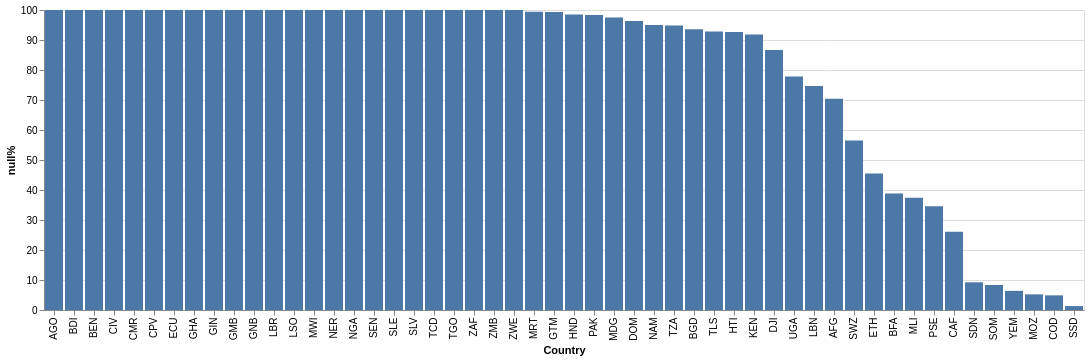

The code cell stored with this chart in its notebook:
### Code cell
alt.Chart(df_null).mark_bar().encode(
    x=alt.X("Country:N", sort="-y"),
    y="null%",
    tooltip=["Country","null%"]
)

### Figure 1 — Vega-Lite specification as saved in the notebook (floating-point values rounded to 4 significant figures)
{"config": {"view": {"continuousWidth": 300, "continuousHeight": 300}}, "data": {"name": "data-fda03bc2dbee9ce90cf04743d5a45b07"}, "mark": {"type": "bar"}, "encoding": {"tooltip": [{"field": "Country", "type": "nominal"}, {"field": "null%", "type": "quantitative"}], "x": {"field": "Country", "sort": "-y", "type": "nominal"}, "y": {"field": "null%", "type": "quantitative"}}, "$schema": "https://vega.github.io/schema/vega-lite/v6.4.1.json", "datasets": {"data-fda03bc2dbee9ce90cf04743d5a45b07": [{"Country": "AFG", "null%": 70.4}, {"Country": "AGO", "null%": 100.0}, {"Country": "BDI", "null%": 100.0}, {"Country": "BEN", "null%": 100.0}, {"Country": "BFA", "null%": 38.85}, {"Country": "BGD", "null%": 93.58}, {"Country": "CAF", "null%": 26.07}, {"Country": "CIV", "null%": 100.0}, {"Country": "CMR", "null%": 100.0}, {"Country": "COD", "null%": 4.884}, {"Country": "CPV", "null%": 100.0}, {"Country": "DJI", "null%": 86.67}, {"Country": "DOM", "null%": 96.31}, {"Country": "ECU", "null%": 100.0}, {"Country": "ETH", "null%": 45.47}, {"Country": "GHA", "null%": 100.0}, {"Country": "GIN", "null%": 100.0}, {"Country": "GMB", "null%": 100.0}, {"Country": "GNB", "null%": 100.0}, {"Country": "GTM", "null%": 99.36}, {"Country": "HND", "null%": 98.53}, {"Country": "HTI", "null%": 92.67}, {"Country": "KEN", "null%": 91.82}, {"Country": "LBN", "null%": 74.66}, {"Country": "LBR", "null%": 100.0}, {"Country": "LSO", "null%": 100.0}, {"Country": "MDG", "null%": 97.48}, {"Country": "MLI", "null%": 37.4}, {"Country": "MOZ", "null%": 5.211}, {"Country": "MRT", "null%": 99.4}, {"Country": "MWI", "null%": 100.0}, {"Country": "NAM", "null%": 95.0}, {"Country": "NER", "null%": 100.0}, {"Country": "NGA", "null%": 100.0}, {"Country": "PAK", "null%": 98.34}, {"Country": "PSE", "null%": 34.62}, {"Country": "SDN", "null%": 9.237}, {"Country": "SEN", "null%": 100.0}, {"Country": "SLE", "null%": 100.0}, {"Country": "SLV", "null%": 100.0}, {"Country": "SOM", "null%": 8.334}, {"Country": "SSD", "null%": 1.298}, {"Country": "SWZ", "null%": 56.5}, {"Country": "TCD", "null%": 100.0}, {"Country": "TGO", "null%": 100.0}, {"Country": "TLS", "null%": 92.86}, {"Country": "TZA", "null%": 94.81}, {"Country": "UGA", "null%": 77.83}, {"Country": "YEM", "null%": 6.383}, {"Country": "ZAF", "null%": 100.0}, {"Country": "ZMB", "null%": 100.0}, {"Country": "ZWE", "null%": 100.0}]}}
